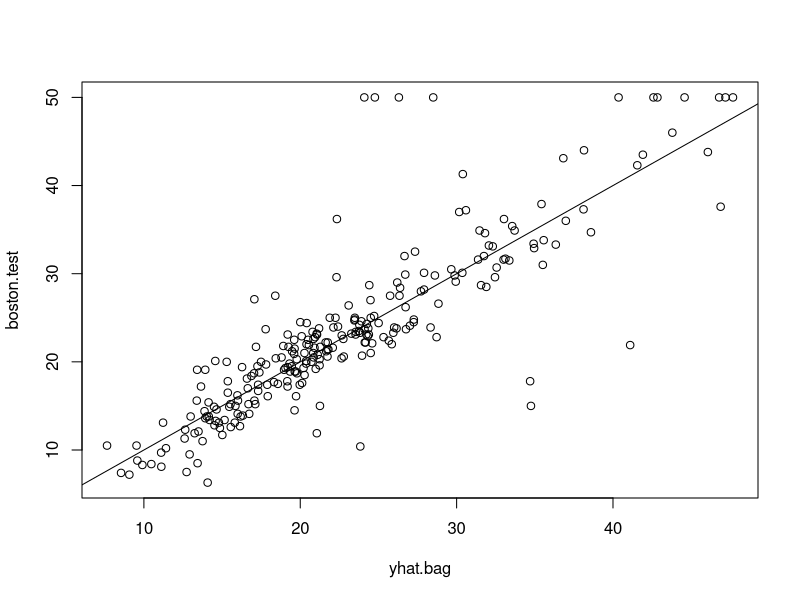

This figure's R source:
# Comparing different models on the same dataset

# Forrest
# Random Forest : mtry and ntree parameters
# Boosting
# Bagging
# Gradient Boosting
# XGBoost

library(randomForest)
library(MASS)
set.seed(1)
data(Boston)
train <- sample(1:nrow(Boston), nrow(Boston)/2)
boston.test <- Boston[-train, "medv"]

bag.boston <- randomForest(medv~., data=Boston, subset=train, mtry=13, importance=TRUE)

yhat.bag <- predict(bag.boston, newdata=Boston[-train,])
plot(yhat.bag, boston.test)
abline(0,1)
mean((yhat.bag - boston.test)^2)

bag.boston <- randomForest(medv~., data=Boston, subset=train, mtry=13, ntree=25)
